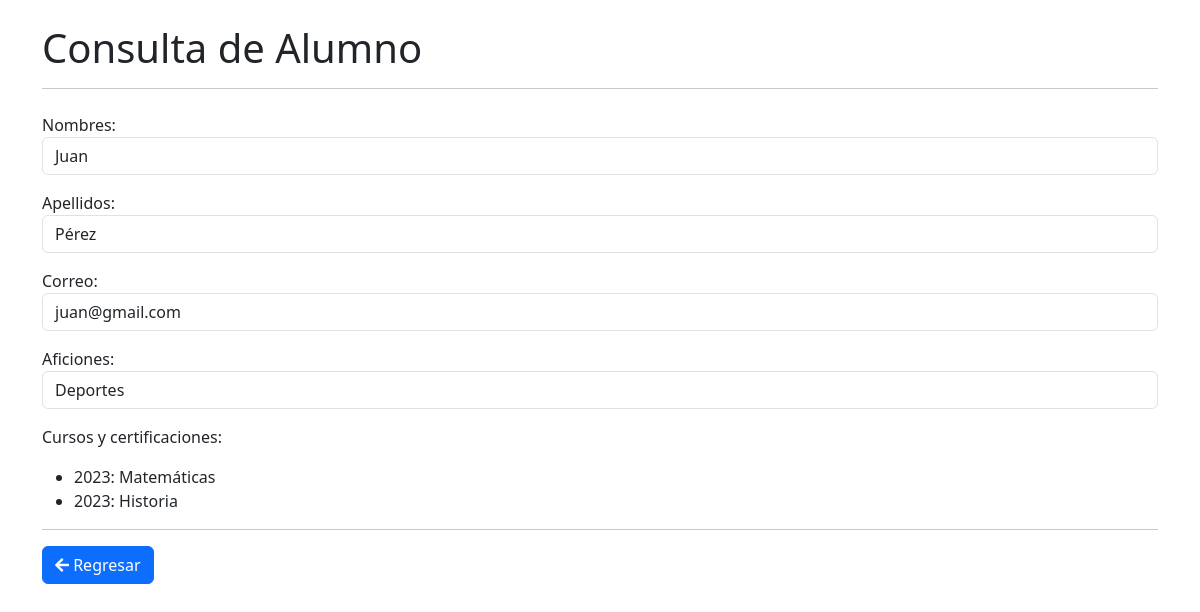
Screenshot of /ver.php?id_alumno=1 with the database file from the repository.
### tables this page shows
CREATE TABLE ALUMNO (
    id_alumno INT AUTO_INCREMENT PRIMARY KEY,
    nombres VARCHAR(50),
    apellidos VARCHAR(50),
    correo VARCHAR(30),
    aficiones VARCHAR(100),
    id_usuario INT,
    FOREIGN KEY (id_usuario) REFERENCES USUARIO(id_usuario) ON DELETE CASCADE
);

CREATE TABLE ALUMNO_CURSOS (
    id_alumno INT,
    id_curso INT,
    anio INT,
    FOREIGN KEY (id_alumno) REFERENCES ALUMNO(id_alumno) ON DELETE CASCADE,
    FOREIGN KEY (id_curso) REFERENCES CURSOS(id_curso) ON DELETE CASCADE
);

CREATE TABLE CURSOS (
    id_curso INT AUTO_INCREMENT PRIMARY KEY,
    nombre VARCHAR(50)
);

### ver.php (the view, shortened to what this page needs)
<?php
require_once "db.php";
$stmt = $pdo->prepare("SELECT * FROM alumno where id_alumno = :idx");
$stmt->execute(array(":idx" => $_GET['id_alumno']));
$row = $stmt->fetch(PDO::FETCH_ASSOC);
$fn = htmlentities($row['nombres']);
$ln = htmlentities($row['apellidos']);
$em = htmlentities($row['correo']);
$af = htmlentities($row['aficiones']);
?>
<html>
<head>
<?php include 'head.php'; ?>
</head><body>
<div class="container">
        <h1 class="mt-4">Consulta de Alumno</h1>
        <hr>
        <form class="mt-4">
            <div class="form-group">
                <label for="nombres">Nombres:</label>
                <p class="form-control" id="nombres"><?php echo($fn); ?></p>
            </div>
            <div class="form-group">
                <label for="apellidos">Apellidos:</label>
                <p class="form-control" id="apellidos"><?php echo($ln); ?></p>
            </div>
            <div class="form-group">
                <label for="correo">Correo:</label>
                <p class="form-control" id="correo"><?php echo($em); ?></p>
            </div>
            <div class="form-group">
                <label for="aficiones">Aficiones:</label>
                <p class="form-control" id="aficiones"><?php echo($af); ?></p>
            </div>
            <p>Cursos y certificaciones:</p>
            <ul>
<?php
	$stmt = $pdo->prepare("SELECT ac.anio, c.nombre FROM alumno_cursos ac inner join cursos c
							on c.id_curso = ac.id_curso
							where ac.id_alumno = :idx");
	$stmt->execute(array(":idx" => $_GET['id_alumno']));
	$result = $stmt -> fetchAll();
	foreach( $result as $row ) {
		echo "<li>".$row['anio'] ;
		echo ": ";
		echo $row['nombre'];
		echo "</li>";
	}
?>
</ul>
<hr>
<a class="btn btn-primary" href="index.php"><i class="fas fa-arrow-left"></i> Regresar</a>
</form>

### rows the page displays
alumno: nombres "Juan", apellidos "Pérez", correo "juan@gmail.com", aficiones "Deportes"
alumno_cursos: anio "2023", id_curso.nombre "Matemáticas"
alumno_cursos: anio "2023", id_curso.nombre "Historia"
